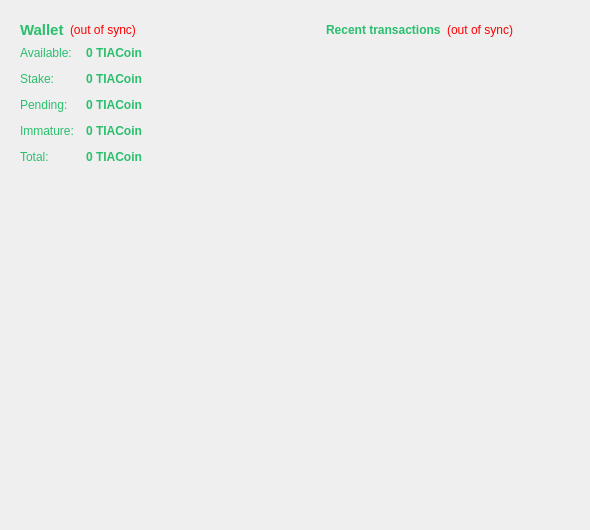
<?xml version="1.0" encoding="UTF-8"?>
<ui version="4.0">
 <class>OverviewPage</class>
 <widget class="QWidget" name="OverviewPage">
  <property name="geometry">
   <rect>
    <x>0</x>
    <y>0</y>
    <width>590</width>
    <height>530</height>
   </rect>
  </property>
  <property name="palette">
   <palette>
    <active>
     <colorrole role="WindowText">
      <brush brushstyle="SolidPattern">
       <color alpha="255">
        <red>41</red>
        <green>191</green>
        <blue>109</blue>
       </color>
      </brush>
     </colorrole>
     <colorrole role="Text">
      <brush brushstyle="SolidPattern">
       <color alpha="255">
        <red>71</red>
        <green>198</green>
        <blue>73</blue>
       </color>
      </brush>
     </colorrole>
     <colorrole role="ButtonText">
      <brush brushstyle="SolidPattern">
       <color alpha="255">
        <red>71</red>
        <green>198</green>
        <blue>73</blue>
       </color>
      </brush>
     </colorrole>
     <colorrole role="Link">
      <brush brushstyle="SolidPattern">
       <color alpha="255">
        <red>41</red>
        <green>191</green>
        <blue>109</blue>
       </color>
      </brush>
     </colorrole>
     <colorrole role="LinkVisited">
      <brush brushstyle="SolidPattern">
       <color alpha="255">
        <red>71</red>
        <green>198</green>
        <blue>73</blue>
       </color>
      </brush>
     </colorrole>
    </active>
    <inactive>
     <colorrole role="WindowText">
      <brush brushstyle="SolidPattern">
       <color alpha="255">
        <red>41</red>
        <green>191</green>
        <blue>109</blue>
       </color>
      </brush>
     </colorrole>
     <colorrole role="Text">
      <brush brushstyle="SolidPattern">
       <color alpha="255">
        <red>71</red>
        <green>198</green>
        <blue>73</blue>
       </color>
      </brush>
     </colorrole>
     <colorrole role="ButtonText">
      <brush brushstyle="SolidPattern">
       <color alpha="255">
        <red>71</red>
        <green>198</green>
        <blue>73</blue>
       </color>
      </brush>
     </colorrole>
     <colorrole role="Link">
      <brush brushstyle="SolidPattern">
       <color alpha="255">
        <red>41</red>
        <green>191</green>
        <blue>109</blue>
       </color>
      </brush>
     </colorrole>
     <colorrole role="LinkVisited">
      <brush brushstyle="SolidPattern">
       <color alpha="255">
        <red>71</red>
        <green>198</green>
        <blue>73</blue>
       </color>
      </brush>
     </colorrole>
    </inactive>
    <disabled>
     <colorrole role="WindowText">
      <brush brushstyle="SolidPattern">
       <color alpha="255">
        <red>159</red>
        <green>158</green>
        <blue>158</blue>
       </color>
      </brush>
     </colorrole>
     <colorrole role="Text">
      <brush brushstyle="SolidPattern">
       <color alpha="255">
        <red>159</red>
        <green>158</green>
        <blue>158</blue>
       </color>
      </brush>
     </colorrole>
     <colorrole role="ButtonText">
      <brush brushstyle="SolidPattern">
       <color alpha="255">
        <red>159</red>
        <green>158</green>
        <blue>158</blue>
       </color>
      </brush>
     </colorrole>
     <colorrole role="Link">
      <brush brushstyle="SolidPattern">
       <color alpha="255">
        <red>41</red>
        <green>191</green>
        <blue>109</blue>
       </color>
      </brush>
     </colorrole>
     <colorrole role="LinkVisited">
      <brush brushstyle="SolidPattern">
       <color alpha="255">
        <red>71</red>
        <green>198</green>
        <blue>73</blue>
       </color>
      </brush>
     </colorrole>
    </disabled>
   </palette>
  </property>
  <property name="windowTitle">
   <string>Form</string>
  </property>
  <layout class="QGridLayout" name="gridLayout">
   <item row="0" column="0">
    <layout class="QVBoxLayout" name="verticalLayout_2">
     <item>
      <widget class="QFrame" name="frame">
       <property name="frameShape">
        <enum>QFrame::NoFrame</enum>
       </property>
       <property name="frameShadow">
        <enum>QFrame::Raised</enum>
       </property>
       <layout class="QVBoxLayout" name="verticalLayout_4">
        <item>
         <layout class="QHBoxLayout" name="horizontalLayout_4">
          <item>
           <widget class="QLabel" name="label_5">
            <property name="font">
             <font>
              <pointsize>11</pointsize>
              <weight>75</weight>
              <bold>true</bold>
             </font>
            </property>
            <property name="text">
             <string>Wallet</string>
            </property>
           </widget>
          </item>
          <item>
           <widget class="QLabel" name="labelWalletStatus">
            <property name="toolTip">
             <string>The displayed information may be out of date. Your wallet automatically synchronizes with the TIACoin network after a connection is established, but this process has not completed yet.</string>
            </property>
            <property name="styleSheet">
             <string notr="true">QLabel { color: red; }</string>
            </property>
            <property name="text">
             <string notr="true">(out of sync)</string>
            </property>
            <property name="alignment">
             <set>Qt::AlignLeading|Qt::AlignLeft|Qt::AlignVCenter</set>
            </property>
           </widget>
          </item>
          <item>
           <spacer name="horizontalSpacer_2">
            <property name="orientation">
             <enum>Qt::Horizontal</enum>
            </property>
            <property name="sizeHint" stdset="0">
             <size>
              <width>40</width>
              <height>20</height>
             </size>
            </property>
           </spacer>
          </item>
         </layout>
        </item>
        <item>
         <layout class="QFormLayout" name="formLayout_2">
          <property name="fieldGrowthPolicy">
           <enum>QFormLayout::AllNonFixedFieldsGrow</enum>
          </property>
          <property name="horizontalSpacing">
           <number>12</number>
          </property>
          <property name="verticalSpacing">
           <number>12</number>
          </property>
          <item row="0" column="0">
           <widget class="QLabel" name="label">
            <property name="text">
             <string>Available:</string>
            </property>
           </widget>
          </item>
          <item row="0" column="1">
           <widget class="QLabel" name="labelBalance">
            <property name="font">
             <font>
              <weight>75</weight>
              <bold>true</bold>
             </font>
            </property>
            <property name="cursor">
             <cursorShape>IBeamCursor</cursorShape>
            </property>
            <property name="toolTip">
             <string>Your current spendable balance</string>
            </property>
            <property name="text">
             <string notr="true">0 TIACoin</string>
            </property>
            <property name="textInteractionFlags">
             <set>Qt::LinksAccessibleByMouse|Qt::TextSelectableByKeyboard|Qt::TextSelectableByMouse</set>
            </property>
           </widget>
          </item>
          <item row="1" column="0">
           <widget class="QLabel" name="label_6">
            <property name="text">
             <string>Stake:</string>
            </property>
           </widget>
          </item>
          <item row="1" column="1">
           <widget class="QLabel" name="labelStake">
            <property name="font">
             <font>
              <weight>75</weight>
              <bold>true</bold>
             </font>
            </property>
            <property name="cursor">
             <cursorShape>IBeamCursor</cursorShape>
            </property>
            <property name="toolTip">
             <string>Total of coins that was staked, and do not yet count toward the current balance</string>
            </property>
            <property name="text">
             <string notr="true">0 TIACoin</string>
            </property>
            <property name="textInteractionFlags">
             <set>Qt::LinksAccessibleByMouse|Qt::TextSelectableByKeyboard|Qt::TextSelectableByMouse</set>
            </property>
           </widget>
          </item>
          <item row="2" column="0">
           <widget class="QLabel" name="label_3">
            <property name="text">
             <string>Pending:</string>
            </property>
           </widget>
          </item>
          <item row="2" column="1">
           <widget class="QLabel" name="labelUnconfirmed">
            <property name="font">
             <font>
              <weight>75</weight>
              <bold>true</bold>
             </font>
            </property>
            <property name="cursor">
             <cursorShape>IBeamCursor</cursorShape>
            </property>
            <property name="toolTip">
             <string>Total of transactions that have yet to be confirmed, and do not yet count toward the current balance</string>
            </property>
            <property name="text">
             <string notr="true">0 TIACoin</string>
            </property>
            <property name="textInteractionFlags">
             <set>Qt::LinksAccessibleByMouse|Qt::TextSelectableByKeyboard|Qt::TextSelectableByMouse</set>
            </property>
           </widget>
          </item>
          <item row="3" column="0">
           <widget class="QLabel" name="labelImmatureText">
            <property name="text">
             <string>Immature:</string>
            </property>
           </widget>
          </item>
          <item row="3" column="1">
           <widget class="QLabel" name="labelImmature">
            <property name="font">
             <font>
              <weight>75</weight>
              <bold>true</bold>
             </font>
            </property>
            <property name="toolTip">
             <string>Mined balance that has not yet matured</string>
            </property>
            <property name="text">
             <string notr="true">0 TIACoin</string>
            </property>
            <property name="textInteractionFlags">
             <set>Qt::LinksAccessibleByMouse|Qt::TextSelectableByKeyboard|Qt::TextSelectableByMouse</set>
            </property>
           </widget>
          </item>
          <item row="4" column="0">
           <widget class="QLabel" name="labelTotalText">
            <property name="text">
             <string>Total:</string>
            </property>
           </widget>
          </item>
          <item row="4" column="1">
           <widget class="QLabel" name="labelTotal">
            <property name="font">
             <font>
              <weight>75</weight>
              <bold>true</bold>
             </font>
            </property>
            <property name="cursor">
             <cursorShape>IBeamCursor</cursorShape>
            </property>
            <property name="toolTip">
             <string>Your current total balance</string>
            </property>
            <property name="text">
             <string notr="true">0 TIACoin</string>
            </property>
            <property name="textInteractionFlags">
             <set>Qt::LinksAccessibleByMouse|Qt::TextSelectableByKeyboard|Qt::TextSelectableByMouse</set>
            </property>
           </widget>
          </item>
         </layout>
        </item>
       </layout>
      </widget>
     </item>
     <item>
      <spacer name="verticalSpacer">
       <property name="orientation">
        <enum>Qt::Vertical</enum>
       </property>
       <property name="sizeHint" stdset="0">
        <size>
         <width>20</width>
         <height>40</height>
        </size>
       </property>
      </spacer>
     </item>
     <item>
      <widget class="QLabel" name="label_2">
       <property name="minimumSize">
        <size>
         <width>300</width>
         <height>100</height>
        </size>
       </property>
       <property name="maximumSize">
        <size>
         <width>300</width>
         <height>200</height>
        </size>
       </property>
       <property name="text">
        <string/>
       </property>
       <property name="scaledContents">
        <bool>true</bool>
       </property>
      </widget>
     </item>
    </layout>
   </item>
   <item row="0" column="1" rowspan="2">
    <layout class="QVBoxLayout" name="verticalLayout_3">
     <item>
      <widget class="QFrame" name="frame_2">
       <property name="frameShape">
        <enum>QFrame::NoFrame</enum>
       </property>
       <property name="frameShadow">
        <enum>QFrame::Raised</enum>
       </property>
       <layout class="QVBoxLayout" name="verticalLayout">
        <item>
         <layout class="QHBoxLayout" name="horizontalLayout_2">
          <item>
           <widget class="QLabel" name="label_4">
            <property name="text">
             <string>&lt;b&gt;Recent transactions&lt;/b&gt;</string>
            </property>
           </widget>
          </item>
          <item>
           <widget class="QLabel" name="labelTransactionsStatus">
            <property name="toolTip">
             <string>The displayed information may be out of date. Your wallet automatically synchronizes with the TIACoin network after a connection is established, but this process has not completed yet.</string>
            </property>
            <property name="styleSheet">
             <string notr="true">QLabel { color: red; }</string>
            </property>
            <property name="text">
             <string notr="true">(out of sync)</string>
            </property>
            <property name="alignment">
             <set>Qt::AlignRight|Qt::AlignTrailing|Qt::AlignVCenter</set>
            </property>
           </widget>
          </item>
          <item>
           <spacer name="horizontalSpacer">
            <property name="orientation">
             <enum>Qt::Horizontal</enum>
            </property>
            <property name="sizeHint" stdset="0">
             <size>
              <width>40</width>
              <height>20</height>
             </size>
            </property>
           </spacer>
          </item>
         </layout>
        </item>
        <item>
         <widget class="QListView" name="listTransactions">
          <property name="styleSheet">
           <string notr="true">QListView { background: transparent; }</string>
          </property>
          <property name="frameShape">
           <enum>QFrame::NoFrame</enum>
          </property>
          <property name="verticalScrollBarPolicy">
           <enum>Qt::ScrollBarAlwaysOff</enum>
          </property>
          <property name="horizontalScrollBarPolicy">
           <enum>Qt::ScrollBarAlwaysOff</enum>
          </property>
          <property name="selectionMode">
           <enum>QAbstractItemView::NoSelection</enum>
          </property>
         </widget>
        </item>
       </layout>
      </widget>
     </item>
     <item>
      <spacer name="verticalSpacer_2">
       <property name="orientation">
        <enum>Qt::Vertical</enum>
       </property>
       <property name="sizeHint" stdset="0">
        <size>
         <width>20</width>
         <height>40</height>
        </size>
       </property>
      </spacer>
     </item>
    </layout>
   </item>
   <item row="1" column="0">
    <spacer name="verticalSpacer_3">
     <property name="orientation">
      <enum>Qt::Vertical</enum>
     </property>
     <property name="sizeHint" stdset="0">
      <size>
       <width>20</width>
       <height>53</height>
      </size>
     </property>
    </spacer>
   </item>
  </layout>
 </widget>
 <resources/>
 <connections/>
</ui>
